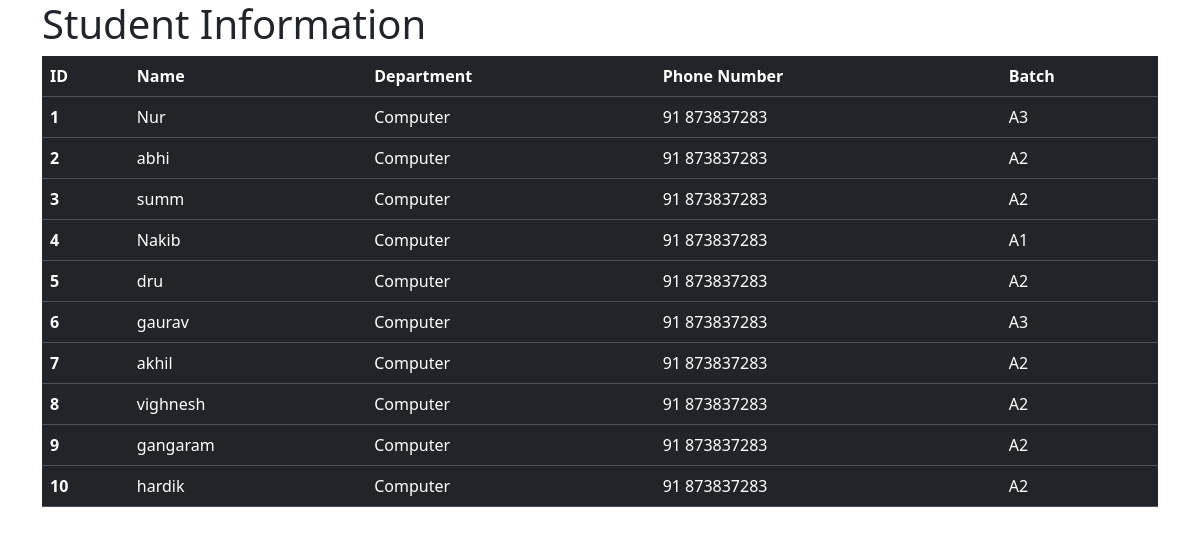
The page / on the database its author committed.
### studentapp/models.py (models this page shows, shortened)
class Student(models.Model):
    name = models.CharField(max_length=100)
    department = models.CharField(max_length=50)
    phone_number = models.CharField(max_length=15)
    batch = models.CharField(max_length=20)

### studentapp/views.py (the view)
# urls.py: path('',views.student)
def student(request):
    stud=Student.objects.all()
    return render(request,'student.html',{'stu':stud})

### templates/student.html (shortened to what this page needs)
<!doctype html>
<html lang="en">
  <head>
    <link
      href="https://cdn.jsdelivr.net/npm/bootstrap@5.3.8/dist/css/bootstrap.min.css"
      rel="stylesheet"
    />
  </head>
  <body>
    <div class="container">
      <h1>Student Information</h1>
      <table class="table table-dark">
        <thead>
          <tr>
            <th scope="col">ID</th>
            <th scope="col">Name</th>
            <th scope="col">Department</th>
            <th scope="col">Phone Number</th>
            <th scope="col">Batch</th>
          </tr>
        </thead>
        <tbody>
          {% for stu1 in stu %}
          <tr>
            <th scope="row">{{ stu1.id }}</th>
            <td>{{ stu1.name }}</td>
            <td>{{ stu1.department }}</td>
            <td>{{ stu1.phone_number }}</td>
            <td>{{ stu1.batch }}</td>
          </tr>
          {% endfor %}
        </tbody>
      </table>
    </div>
  </body>
</html>

### rows shown on the page
Student: id "1", name "Nur", department "Computer", phone_number "91 873837283", batch "A3"
Student: id "2", name "abhi", department "Computer", phone_number "91 873837283", batch "A2"
Student: id "3", name "summ", department "Computer", phone_number "91 873837283", batch "A2"
Student: id "4", name "Nakib", department "Computer", phone_number "91 873837283", batch "A1"
Student: id "5", name "dru", department "Computer", phone_number "91 873837283", batch "A2"
Student: id "6", name "gaurav", department "Computer", phone_number "91 873837283", batch "A3"
Student: id "7", name "akhil", department "Computer", phone_number "91 873837283", batch "A2"
Student: id "8", name "vighnesh", department "Computer", phone_number "91 873837283", batch "A2"
Student: id "9", name "gangaram", department "Computer", phone_number "91 873837283", batch "A2"
Student: id "10", name "hardik", department "Computer", phone_number "91 873837283", batch "A2"
